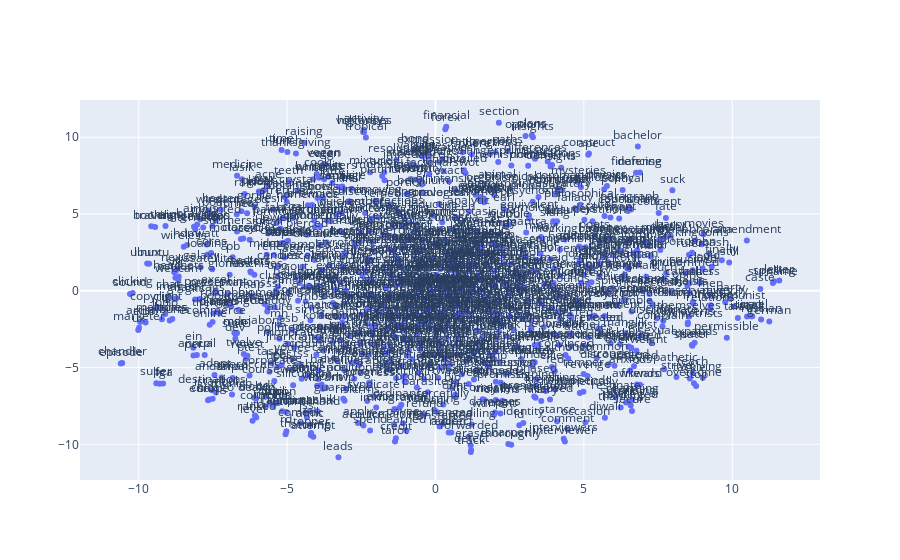

Write notebook code for a chart like this one.
### Code cell
import plotly.graph_objs as go
from plotly.offline import iplot, init_notebook_mode

init_notebook_mode(connected=True)

trace = go.Scatter(
    x = Y[:,0],
    y = Y[:,1],
    text = list(wanted_vocab),  # Text zobrazí slova
    mode='markers+text',
    textposition='top center'
)

data = [trace]

# Vykreslení grafu
iplot(data)

### Figure 1 — Plotly figure (JSON) as saved in the notebook; plotly's stock layout.template omitted (floating-point values rounded to 4 significant figures; data arrays with more than 128 entries replaced by an {"elided": "..."} marker saying what was removed)
{"data": [{"mode": "markers+text", "text": {"elided": "1000 str values"}, "textposition": "top center", "x": {"elided": "1000 float values"}, "y": {"elided": "1000 float values"}, "type": "scatter"}], "layout": {}}
